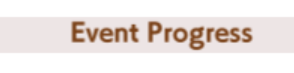
#> input picture assets/ui/pal_date.png, 294 x 73 px; its folder holds only this picture in this run
$ python -i ocr.py   (imports and definitions only)
#> lines starting #> are read from the running program, lines starting #| are printed output that depends on the picture; after the words box and inside, x2 and y2 are one past the last pixel; in counts of white or black regions, pixels touching at a corner belong together
### utils/config_loader.py
import json
import os
from typing import Any, Dict, Optional


def _read_raw_config(path: str = "config.json") -> Dict[str, Any]:
    """Load raw JSON data from config file."""
    try:
        with open(path, "r", encoding="utf-8") as f:
            return json.load(f)
    except Exception:
        return {}


def load_main_config(path: str = "config.json") -> Dict[str, Any]:
    """
    Load configuration while supporting a nested parent container.

    Some tools write the config inside a parent key (e.g. {"config": {...}}).
    This helper always returns the inner config dict if present, otherwise the
    raw dictionary. Returns empty dict on failure.
    """
    data = _read_raw_config(path)
    if isinstance(data, dict):
        nested = data.get("config")
        if isinstance(nested, dict):
            return nested
    return data if isinstance(data, dict) else {}


# [11 lines left out: function load_config_section, not called in this run]

### core/Unity/ocr.py
import cv2
import numpy as np
import pytesseract
import os
import sys
from PIL import Image, ImageOps, ImageEnhance
import time
import json

# Fix Windows console encoding for Unicode support
# [9 lines not run here, left out]

# Configure Tesseract to use the custom trained data
# Go up 3 levels: core/Unity/ocr.py -> core/Unity -> core -> root
tessdata_dir = os.path.join(os.path.dirname(os.path.dirname(os.path.dirname(__file__))), 'tessdata')
os.environ['TESSDATA_PREFIX'] = tessdata_dir

# Load config and check debug mode
from utils.config_loader import load_main_config
config = load_main_config()
DEBUG_MODE = config.get("debug_mode", False)

from utils.log import log_debug, log_info, log_warning, log_error

# Try to find tesseract executable automatically
# [14 lines not run here, left out]

# [29 lines left out: function verify_tesseract_config, not called in this run]

# Verify configuration on import
# [20 lines not run here, left out]

# [158 lines left out: functions extract_text, extract_number, extract_turn_number, extract_failure_text, extract_failure_text_with_confidence, not called in this run]

def extract_event_name_text(pil_img: Image.Image) -> str:
    """Extract event name text using improved white specialization and OCR with confidence filtering"""
    try:
        # Normalize input to numpy array
        if isinstance(pil_img, Image.Image):
            img_np = np.array(pil_img)
        else:
            img_np = pil_img

        # Convert to grayscale
        if len(img_np.shape) == 3:
            gray = cv2.cvtColor(img_np, cv2.COLOR_RGB2GRAY)
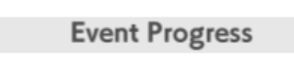
#> gray: shape (73, 294); min 77, max 255, mean 232.4
        else:
            gray = img_np

        # White specialization - find bright pixels (white text)
        # Optimized threshold of 180 based on testing for better text detection
        _, cleaned = cv2.threshold(gray, 180, 255, cv2.THRESH_BINARY)
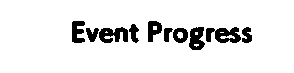
#> cleaned: shape (73, 294); 91.1% white; 10 black regions, largest, box (x1, y1, x2, y2) and area: (206, 27, 241, 43) 365, (99, 27, 128, 43) 308, (189, 27, 205, 50) 263

        # Clean up text with morphological operations
        kernel = np.ones((1,1), np.uint8)
        cleaned = cv2.morphologyEx(cleaned, cv2.MORPH_CLOSE, kernel)

        # OCR with confidence filtering
#> (the run stopped early here; a loop or call above may not have finished)
